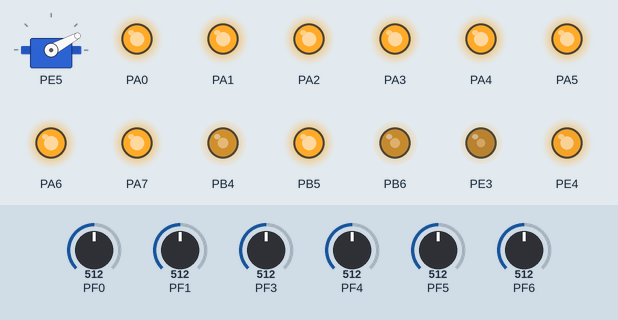
Simulated run of this program. Board: ATmega128, built with avr-gcc and emulated at 16 MHz. Shown: servo, output pins drawn as LEDs (lit = HIGH). The test bench sets the inputs (shaded band); at power-on: PF4 = 512, PF0 = 512, PF1 = 512, PF3 = 512, PF5 = 512, PF6 = 512. Servo pulses on a pin are drawn as a servo (544–2400 µs = 0–180°); pins used as bus, display or sensor lines are not drawn.

Above: at 1.2 s.
1.3 s: PF4 set to 395
2.8 s: PF4 set to 372
At 4.1 s:
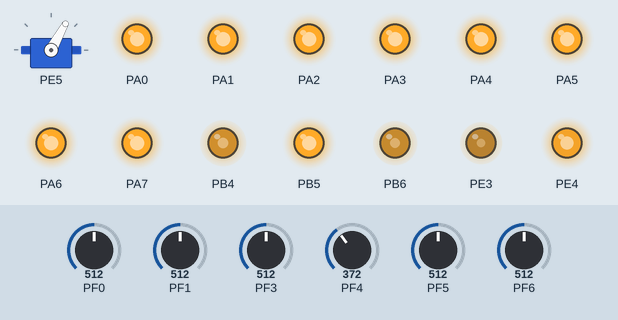
4.4 s: PF0 set to 221
At 4.9 s:
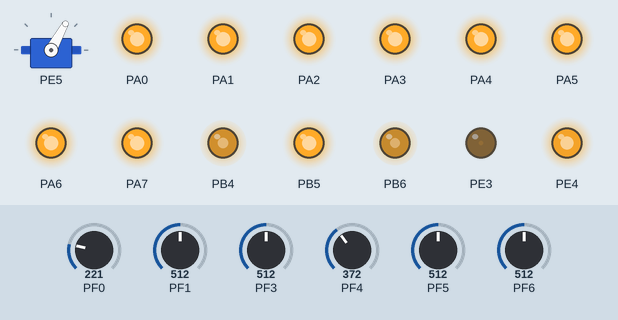
5.9 s: PF0 set to 187
At 6.16 s:
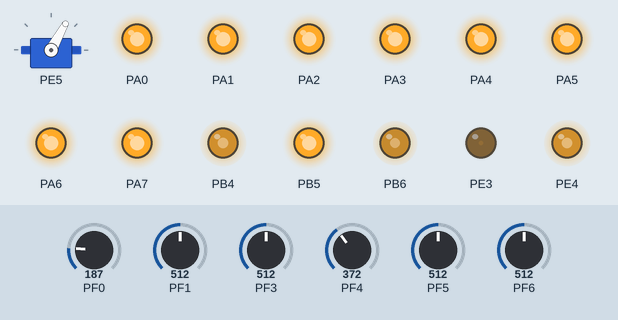
7.8 s: PF1 set to 521
10.8 s: PF3 set to 716
At 11.7 s:
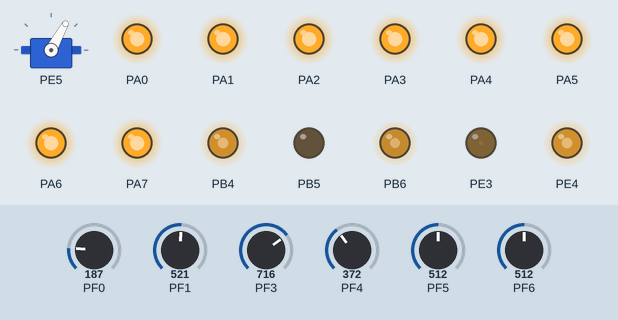
Timing chart, 0 to 13.3 s (numbered marks = the images above; inputs shaded):
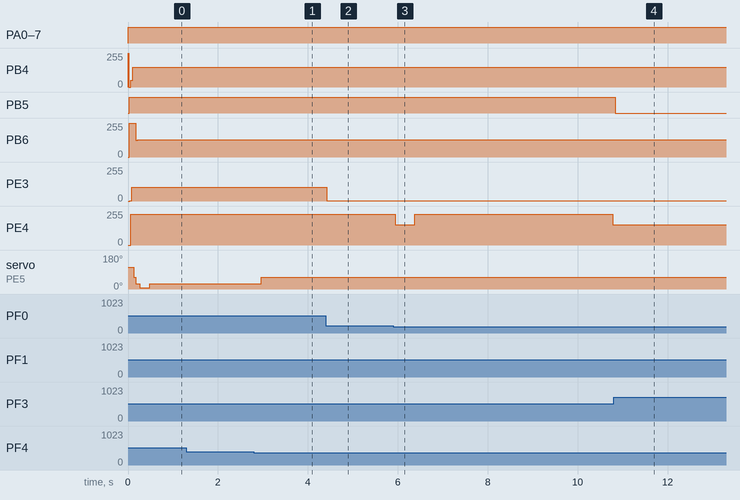

Measured:
- the behaviour switches between 379 and 378 on PF4 (found by bisection; images 0 and 1)
- the behaviour switches between 205 and 204 on PF0 (found by bisection; images 2 and 3)
- after the input at 1.3 s, every drawn part: stays the same
- after the input at 2.8 s, servo on PE5: 28° → 61° after 0.17 s
- after the input at 4.4 s, PE3: 102/255 → 1/255 at once
- after the input at 5.9 s, PE4: 230/255 → 153/255 at once, → 230/255 0.44 s later
- after the input at 7.8 s, PE4: 230/255 → 153/255 after 3.0 s
- after the input at 10.8 s, PB5: HIGH → LOW at once

The program:

main.cpp
```cpp
/*
 * robot3_project.cpp
 *
 * Created: 2024-06-22 오전 3:48:43
 * Author : jhpark
 */

#define F_CPU 16000000UL

#include <avr/io.h>
#include <avr/interrupt.h>
#include <util/delay.h>
#include <stdlib.h> // 문자열 반환

#define UBRR 103 //16MHz -> Baud rate = 9600, U2X = 0

volatile int g_cnt = 0; // 타이머 관련 전역변수 설정

//unsigned char ndata;

// 서보모터 angle 값 전역변수로 설정
volatile double angle;

// 센서값 초기화 - 전역변수로 설정
unsigned int potentiometer_res = 0;
unsigned int cds_res = 0;
unsigned int thermister_res = 0;
unsigned int psd_res = 0;
unsigned int sound_res = 0;
unsigned int water_res = 0;

// 전역 변수로 pi 선언 및 초기화
const double pi = 3.14159265;


//---------------------------------필터 전역변수 선언----------------------------
// First order RC LPF filter
volatile double LPF_fc = 5;
volatile double LPF_tau = 1/(2*LPF_fc*pi);
volatile double LPF = 0;
volatile double LPF_past = 0;
volatile double dt = 0.01;

// Moving Average Filter
volatile double MAF_thermister[10] = {0,};
volatile int m_t = 0;
volatile double MAF_t = 0;

// IIR LPF paremeter filter order=2, Fc=0.2
volatile double b_iir[3] = {0.00003913, 0.00007826, 0.00003913};
volatile double a_iir[3] = {1, -1.9822289, 0.9823854};
volatile double IIR_input[3] = {0,};
volatile double IIR[3] = {0,};

// FIR LPF paramenter filter order=30, Fc=3
volatile double FIR_input_30[31]={0,};
volatile double FIR = 0;
volatile double b_fir_30[31] = {0.00066, 0.0012, 0.0023, 0.0043, 0.0074, 0.0118,
	0.0175, 0.0245, 0.0326, 0.0412, 0.0499, 0.0581, 0.0653, 0.0708, 0.0743, 0.0755, 0.0743, 0.0708,0.0653,
	 0.0581, 0.0499, 0.0412, 0.0326, 0.0246, 0.0176, 0.0118, 0.0074, 0.0043, 0.00235, 0.00124, 0.00066};

// IIR LPF paremeter filter order=2, Fc=3
volatile double b_iir_psd[3] = {0.0078, 0.01564, 0.0078};
volatile double a_iir_psd[3] = {1, -1.7347, 0.7660};
volatile double IIR_input_psd[3] = {0,};
volatile double IIR_psd[3] = {0,};

// FIR LPF paramenter filter order=10, Fc=2
volatile double FIR_input_10_water[11] = {1023, 1023, 1023, 1023, 1023, 1023, 1023, 1023, 1023, 1023, 1023};
volatile double FIR_water = 0;
volatile double b_fir_10_water[11] = {0.0138,0.0297,0.0717,0.12458,0.1679,0.18457,0.1679,0.1246,0.0717,0.0297, 0.0138};


//----------------------------------------필터 함수 선언--------------------------------
double Low_Pass_Filter(double data)
{
	LPF = (dt*data+LPF_tau*LPF_past)/(LPF_tau+dt); //RC필터, dt=0.01
	LPF_past = LPF;	//이전 값 저장

	return LPF;
}

double Moving_Average_Filter_thermister(double data)
{

	MAF_t=0;
	MAF_thermister[m_t] = data; // 입력 데이터 저장
	int j = 0;
	for(j=0;j<10;j++)
	{
		MAF_t += MAF_thermister[j]; // 샘플링 데이터 합 저장
	}
	if (m_t == 9) m_t = 0;
	else m_t ++;

	return (MAF_t/10); // 10개의 데이터의 평균을 반환
}

double IIR_LPF_cds(double data)
{
    // 새로운 입력 데이터를 배열의 첫 번째 위치에 저장하고 나머지 값을 한 칸씩 뒤로 이동
    for (int i = 2; i > 0; i--) {
	    IIR_input[i] = IIR_input[i - 1];
	    IIR[i] = IIR[i - 1];
    }
    IIR_input[0] = data;

    // IIR 필터 계산
    IIR[0] = b_iir[0] * IIR_input[0] +
    b_iir[1] * IIR_input[1] +
    b_iir[2] * IIR_input[2] -
    a_iir[1] * IIR[1] -
    a_iir[2] * IIR[2];

    return IIR[0]; // 필터링된 값을 반환
}

double FIR_LPF_30(double data)
{
    int i = 0;
    // 새로운 입력 데이터를 배열의 첫 번째 위치에 저장하고 나머지 값을 한 칸씩 뒤로 이동
    for (i = 30; i > 0; i--) {
	    FIR_input_30[i] = FIR_input_30[i - 1];
    }
    FIR_input_30[0] = data;
    // FIR Filtering function
    FIR = 0;
    for (i = 0; i < 31; i++) {
	    FIR += b_fir_30[i] * FIR_input_30[i];
    }
    return FIR;
}

double IIR_LPF_psd(double data)
{
    // 새로운 입력 데이터를 배열의 첫 번째 위치에 저장하고 나머지 값을 한 칸씩 뒤로 이동
    for (int i = 2; i > 0; i--) {
	    IIR_input_psd[i] = IIR_input_psd[i - 1];
	    IIR_psd[i] = IIR_psd[i - 1];
    }
    IIR_input_psd[0] = data;

    // IIR 필터 계산
    IIR_psd[0] = b_iir_psd[0] * IIR_input_psd[0] +
    b_iir_psd[1] * IIR_input_psd[1] +
    b_iir_psd[2] * IIR_input_psd[2] -
    a_iir_psd[1] * IIR_psd[1] -
    a_iir_psd[2] * IIR_psd[2];

    return IIR_psd[0]; // 필터링된 값을 반환
}

double FIR_LPF_10_water(double data)
{
    int i = 0;
    // 새로운 입력 데이터를 배열의 첫 번째 위치에 저장하고 나머지 값을 한 칸씩 뒤로 이동
    for (i = 10; i > 0; i--) {
	    FIR_input_10_water[i] = FIR_input_10_water[i - 1];
    }
    FIR_input_10_water[0] = data;
    // FIR Filtering function
    FIR_water = 0;
    for (i = 0; i < 11; i++) {
	    FIR_water += b_fir_10_water[i] * FIR_input_10_water[i];
    }
    return FIR_water;
}

//ECHO 실습코드
void USART0_TX(unsigned char data)
{
	while(!(UCSR0A & (1<<UDRE0))); // UDRE = 1 -> buffer empty -> ready to write
	UDR0 = data;
}

unsigned char USART0_RX(void)
{
	while(!(UCSR0A & (1<<RXC0))); // 데이터를 수신될 때까지 기다리기 위해, 즉 RXC0 비트가 1이 될 떄까지 기다리기 위해 사용
	return UDR0;
}

void USART0_NUM(unsigned int nNum) // 정수값 아스키 코드값으로 사용
{
	USART0_TX(nNum / 10000 + 48);				//10000의 자리
	USART0_TX((nNum % 10000) / 1000 + 48);		//1000의 자리
	USART0_TX((nNum % 1000) / 100 + 48);		//100의 자리
	USART0_TX((nNum % 100) / 10 + 48);			//10의 자리
	USART0_TX((nNum % 10) + 48);				//1의 자리
}

// ADC 값 읽기 함수 // ADMUX 선택하는 함수
uint16_t readADC(uint8_t channel)
{
	ADMUX = (ADMUX & 0xF8) | (channel & 0x07); // 채널 선택
	ADCSRA |= (1 << ADSC); // 변환 시작
	while (ADCSRA & (1 << ADSC)); // 변환 완료 대기
	return ADC;
}

// 서보모터 pwm
unsigned int set_servo(double angle)
{
	// 0 : 0.5ms , 90 : 1.5ms , 180 : 2.5ms
	double width;
	double duty;

	width = (angle/90) + 0.5;

	duty = (width / 20.0) *100 ;

	OCR3C = int(duty/100 *ICR3);
	return OCR3C;
}

// 가변저항
double get_Potentiometer(void)
{
	uint16_t adc = readADC(0); // ADC0 활성화

	double filtered_adc = Low_Pass_Filter(adc); // LPF로 ADC값 필터링
	double Vadc = (double)filtered_adc * 5.0 / 1023.0; // ADC값 전압으로 변환
	int res = (int)Vadc;

	//USART0_NUM(adc);
	//USART0_TX(44); // ',' 문자
	//USART0_TX(13);

	return res;
}

// 조도센서
double get_cds(void)
{
	uint16_t adc = readADC(1); // ADC1 활성화
	adc = IIR_LPF_cds(adc); // IIR로 필터링
	double Vadc = (double)adc * 5.0 / 1023.0; // ADC값 전압으로 변환

	//------------수치화---------------
	int R = 4700;
	double R_cds = (R*5)/Vadc - R; // CDS의 저항값
	double gamma = 0.8;
	double lux = pow(10,1-(log10(R_cds)-log10(40000))/gamma); // LUX단위로 변환

	int res = (int)lux;

	//USART0_NUM(adc);
	//USART0_TX(44); // ',' 문자
	//USART0_TX(13);

	return res;
}

// 온도센서
double get_Thermistor()
{
	uint16_t adc = readADC(3); // ADC3 활성화
	adc = Moving_Average_Filter_thermister(adc); // MAF로 ADC값 필터링
	double Vadc = adc * 5.0 / 1024.0;

	//-----수치변환---------------------
	double Rth = (5.0/Vadc) * 4700 - 4700;
	double T = 1/ (0.0033 + (0.000274)*log(Rth/1000)); //[K]
	T = T - 273.15; //[C]

	int res = (int)T;

	//USART0_NUM(T);
	//USART0_TX(44); // ',' 문자
	//USART0_TX(13);

	return res;
}

// PSD센서
double get_PSD()
{
	uint16_t adc = readADC(4); // ADC4 활성화
	adc = IIR_LPF_psd(adc); // IIR로 필터링
	double Vadc = adc * 5.0 / 1024.0; // ADC값 전압으로 변환

	//-----수치변환---------------------
	double dist = (27.61)/(Vadc * 1000.0 - 0.1696)*1000.0;


	//USART0_NUM(dist);
	//USART0_TX(44); // ',' 문자
	//USART0_TX(13);

	//int res = (int)dist;

	//return res;
	return dist;
}

// 사운드 센서
double get_sound()
{
	uint16_t adc = readADC(5); // ADC5 활성화
	double filtered_adc = FIR_LPF_30(adc);

	//USART0_NUM(filtered_adc);
	//USART0_TX(44); // ',' 문자
	//USART0_TX(13);

	int res = (int)filtered_adc;

	return res;
}

// 빗물 감지 센서
double get_water()
{
	uint16_t adc = readADC(6); // ADC6 활성화
	double filtered_adc = FIR_LPF_10_water(adc); // FIR 10차로 필터링

	//USART0_NUM(adc);
	//USART0_TX(44); // ',' 문자
	//USART0_TX(13);
	//return Vadc;
	int res = (int)filtered_adc;

	return res;
}


ISR(TIMER2_OVF_vect)
{
	g_cnt++;

	// 전체 선세의 값을 제어 주기를 통해 받아옴
	potentiometer_res = get_Potentiometer();
	cds_res = get_cds();
	thermister_res = get_Thermistor();
	psd_res = get_PSD();
	sound_res = get_sound();
	water_res = get_water();

	if(g_cnt == 100) //1000ms
	{
		g_cnt = 0;

		//double adc_potentiometer = get_Potentiometer();
		//double adc_cds = get_cds();
		//double adc_thermistor = get_Thermistor();
		//double adc_psd = get_PSD();
		//double adc_sound = get_sound();

		//USART0_NUM(adc_potentiometer); USART0_TX(44);
		//USART0_NUM(adc_cds); USART0_TX(44);
		//USART0_NUM(adc_thermistor); USART0_TX(44); //',' 표시
		//USART0_NUM(adc_psd); USART0_TX(44);
		//USART0_NUM(adc_sound); USART0_TX(44); //',' 표시

		//USART0_TX(13);	// 출력할 때 enter 출력
	}

    // 타이머 초기값 재설정
	TCNT2 = 256-156;  // 1ms마다 오버플로우 발생을 유지하기 위해 다시 설정
}

int main(void)
{
	DDRA = 0xFF;
	DDRB = (1<< PB4) | (1 << PB5) | (1 << PB6);
	DDRE = (1 << PE3) | (1 << PE4) | (1 << PE5);


	PORTA = 0xFF;
	PORTB = (0 << PB5) | (0 << PB6);
	PORTE = 0xFF; // RGB led 초기상태 off
	//timer0_init(); // 타이머 0 초기화

	// -----------------------ADC---------------
	DDRF = 0x00;
	ADCSRA = 0b10000111; // 분주비가 작을수록 오차가 큼

	//--------------------UART--------------------
	//BAUD = 16000000/(16*(UBRR+1)) => UBRR= 103 : 9600bps
	UBRR0L = (unsigned char)UBRR;
	UBRR0H = (unsigned char)(UBRR>>8);

	UCSR0A = 0x00;						//현재상태 : 0으로 초기화
	UCSR0B = (1<<RXEN0)|(1<<TXEN0);		//송수신 허가
	UCSR0C = (1<<UCSZ01)|(1<<UCSZ00);	//비동기, non-parity mode, stop bit : 1bit, data : 8bit--> 나머지는 디폴트 0 이여서 얘만 1로 표시

	//---------------ITMER0----------------
	TCCR0 |= (1 << WGM00) | (1 << WGM01); // Fast PWM mode
	TCCR0 |= (1 << COM01); // Clear OC0 on compare match, set OC0 at BOTTOM (non-inverted mode)
	TCCR0 |= (1 << CS02) | (1 << CS01) | (0 << CS00); // Prescaler set to 256
	//(16000000)/(prescaler*(255+1)=(16000000/(256*256)=244.14[Hz] --> 3옥타브 시 (음계)

	//---------------TIMER1----------------
	// compare match, Fast PWM, TOP : ICRn, prescaler = 64 => 20ms
	TCCR1A = (1 << COM1A1) | (0 << COM1A0) | (1 << COM1B1) | (0 << COM1B0) | (1 << WGM11) | (0 << WGM10);
	TCCR1B = (1 << WGM13) | (1 << WGM12) | (0 << CS12) | (1 << CS11) | (1 << CS10); // 0b 00011010 //주기 20ms 64 prescale
	// (16000000/pre)/((top+1)-tcnt) = 50[Hz]
	// (16000000/64)/((ICR1+1)-0) = 50[Hz]
	ICR1 = 4999; // top값 설정

	//--------------TIMER2-----------------제어주기로 사용
	//TIMER2, normal Mode, non-inverting mode, prescaler = 1024
	TCCR2 = (0 << FOC2) | (0 << WGM21) | (0 << WGM20) | (1 << COM21) | (0 << COM20) | (1 << CS22) | (0 << CS21) | (1 << CS20);
	// TOIE2 = 1 : OverFlow Interrupt Enable
	TIMSK = (1<<TOIE2);
	// (16000000/pre)/((top+1)-tcnt) = 100[Hz] 주기 10ms 타이머
	// (16000000/1024)/((255+1)-tcnt) = 100[Hz]
	// 15625/100 = 256 - tcnt
	TCNT2 = 256-156;

	//---------------TIMER3----------------
	// compare match, Fast PWM, TOP : ICRn, prescaler = 64 => 20ms
	TCCR3A = (1 << COM3A1) | (0 << COM3A0) | (1 << COM3B1) | (0 << COM3B0) | (1 << COM3C1) | (0 << COM3C0) | (1 << WGM31) | (0 << WGM30);
	TCCR3B = (1 << WGM33) | (1 << WGM32) | (0 << CS32) | (1 << CS31) | (1 << CS30); // 0b 00011010 //주기 20ms 64 prescale
	// (16000000/pre)/((top+1)-tcnt) = 50[Hz]
	// (16000000/64)/((ICR1+1)-0) = 50[Hz]
	ICR3 = 4999; // top값 설정

	sei();

	while(1)
	{
		//--------------Potentiometer---------------- LED색 변경
		//가변저항의 ADC값을 해당하는 전압으로 변환
		//TCCR0의 OCR0을 조절하여 타이머0의 펄스폭 변조를 통해 led 밝기 조절
			//--> 저항값 커지면 밝기 세짐, 저항 작아지면 밝기 작아짐
		if (potentiometer_res >= 1) {
			switch(potentiometer_res)
			{
				case 0:
					OCR3A = 0;
					break;
				case 1:
					OCR3A = 10;
					OCR3B = 4500;
					break;
				case 2:
					OCR3A = 2000;
					OCR3B = 4500;
					break;
				case 3:
					OCR3A = 3000;
					OCR3B = 4500;
					break;
				case 4:
					OCR3A = 4000;
					OCR3B = 4500;
					break;
				case 5:
					OCR3A = 4999;
					OCR3B = 4500;
					break;
				default:
					break;
			}
		}
		else
		{
			// -----------------CDS---------------------- LED 밝기 변경
			// 센서의 Analog Output을 Lux단위로 값을 변환
			// 주변의 밝기에 따라 효율적으로 LED PWM 조절
			if(cds_res <= 150){
				OCR3B = 4500; // 어두운 경우
			}
			else if(cds_res >= 150 && cds_res <= 400){
				OCR3B = 3000; // 빛이 많이 없는 경우
			}
			else if(cds_res >= 400 && cds_res <= 800){
				OCR3B = 1500; // 오전
			}
			else if(cds_res >= 800){
				OCR3B = 0; // 빛을 많이 감지한 경우
			}
		}


		//---------------------------Thermister----------------- dc모터
		// 센서의 analog output을 섭씨온도단위로 값을 변환
		// 온도가 올라가면서 PWM duty ratio를 상승시켜 모터의 속도를 증가 // OCR1A 사용
		if(thermister_res <= 28) OCR1A = 0;
		else if(thermister_res == 29) OCR1A = ICR1*(0.2);
		else if(thermister_res == 30) OCR1A = ICR1*(0.4);
		else if(thermister_res == 31) OCR1A = ICR1*(0.6);
		else if(thermister_res == 32) OCR1A = ICR1*(0.8);
		else if(thermister_res == 33) OCR1A = ICR1;
		else OCR1A = ICR1;


		//-------------------------PSD------------------------ 서보모터
		if(psd_res >= 25) angle = 110.0;
		else if(psd_res >= 20 && psd_res < 25) angle = 90.0;
		else if(psd_res >= 15 && psd_res < 20) angle = 60.0;
		else if(psd_res >= 11 && psd_res < 15) angle = 30.0;
		else if(psd_res < 11) angle = 10.0;
		else angle = -10.0;
		//set_servo 함수 안에서 OCR3C 사용
		set_servo(angle);


		//---------------------Sound Sensor---------------------- 수동형 부저 모듈
		// 센서의 Analog Output을 dB단위로 값을 변환
		// 온도가 올라가면서 OCR0의 값을 증가시키면서 부저모듈의 PWM 증가 ( 소리 커짐 ) // OCR1B 사용
		if(sound_res <= 100) {
			 ICR1 = 7645;		//1옥타브 도
			 OCR1B = ICR1-1;	// duty 100% 소리 안남
		}
		else if(sound_res > 100 && sound_res <= 150) {
			ICR1 = 3822;	//2옥타브 도
			OCR1B = ICR1/2;
		}
		else if(sound_res > 150 && sound_res <= 200) {
			ICR1 = 1911;	//3옥타브 도
			OCR1B = ICR1/2;
		}
		else if(sound_res > 200 && sound_res <= 250)
		{
			ICR1 = 955;	//4옥타브 도
			OCR1B = ICR1/2;
		}
		else if(sound_res > 250 && sound_res <= 300) {
			ICR1 = 477;	//5옥타브 도
			OCR1B = ICR1/2;
		}
		else if(sound_res > 300 && sound_res <= 500) {
			ICR1 = 238;	//6옥타브 도
			OCR1B = ICR1/2;
		}
		else
		{
			ICR1 =238;
			OCR1B = ICR1/2;
		}

		//---------------------Water Sensor------------------- 진동 모터 모듈
		// 센서의 Analog Output을 adc값으로 받아옴	//OCR0 사용
		// 물이 없을 때 1023 물을 가장많이 인식했을 때 200초반대
		if(water_res >= 900) OCR0 = 0;
		else if(water_res < 900 && water_res >= 600) OCR0 = 50;
		else if(water_res < 600 && water_res >= 400) OCR0 = 150;
		else if(water_res < 400 && water_res >= 300) OCR0 = 200;
		else if(water_res < 300 && water_res >= 100) OCR0 = 255;
		else OCR0 = 255;
	}
}
```
